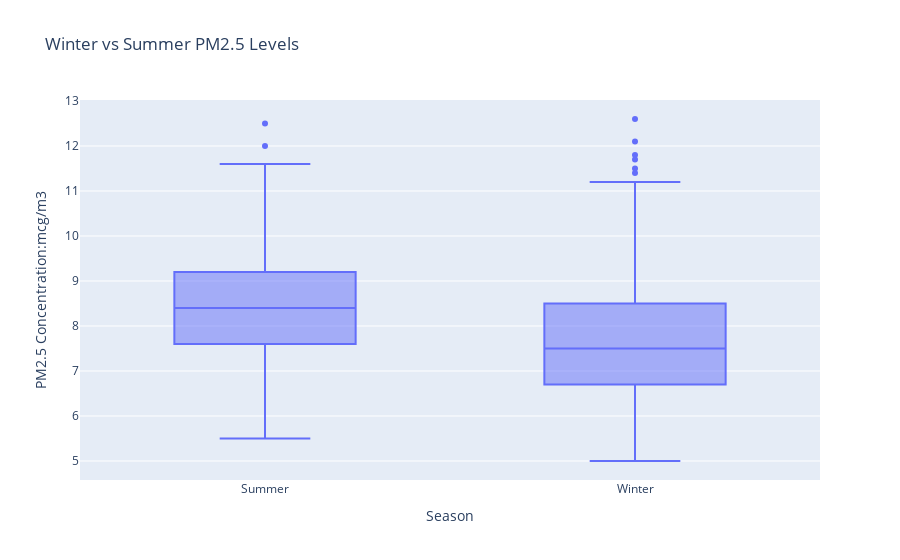

Write notebook code for a chart like this one.
### Code cell
"""
We create box plots for summer and winter PM2.5 concentrations. 
Because box plots visualize the distribution of a dataset
including its median, spread, and potential outliers,
they allow us to compare the overall patterns of PM2.5 levels across the two seasons. 
By examining these distributions side by side, 
we can assess whether winter and summer PM2.5 concentrations differ meaningfully.
"""
fig = px.box(air_quality_melted,
             x="Season", 
             y="Season mean mcg/m3",
             title="Winter vs Summer PM2.5 Levels",
             labels={"Season mean mcg/m3": "PM2.5 Concentration:mcg/m3"})
fig.show()

### Figure 1 — Plotly figure (JSON) as saved in the notebook; plotly's stock layout.template omitted (floating-point values rounded to 4 significant figures; data arrays with more than 128 entries replaced by an {"elided": "..."} marker saying what was removed)
{"data": [{"alignmentgroup": "True", "hovertemplate": "Season=%{x}<br>PM2.5 Concentration:mcg/m3=%{y}<extra></extra>", "legendgroup": "", "marker": {"color": "#636efa"}, "name": "", "notched": false, "offsetgroup": "", "orientation": "v", "showlegend": false, "type": "box", "x": {"elided": "840 str values"}, "x0": " ", "xaxis": "x", "y": {"elided": "840 float values"}, "y0": " ", "yaxis": "y"}], "layout": {"boxmode": "group", "legend": {"tracegroupgap": 0}, "title": {"text": "Winter vs Summer PM2.5 Levels"}, "xaxis": {"anchor": "y", "domain": [0, 1], "title": {"text": "Season"}}, "yaxis": {"anchor": "x", "domain": [0, 1], "title": {"text": "PM2.5 Concentration:mcg/m3"}}}}
